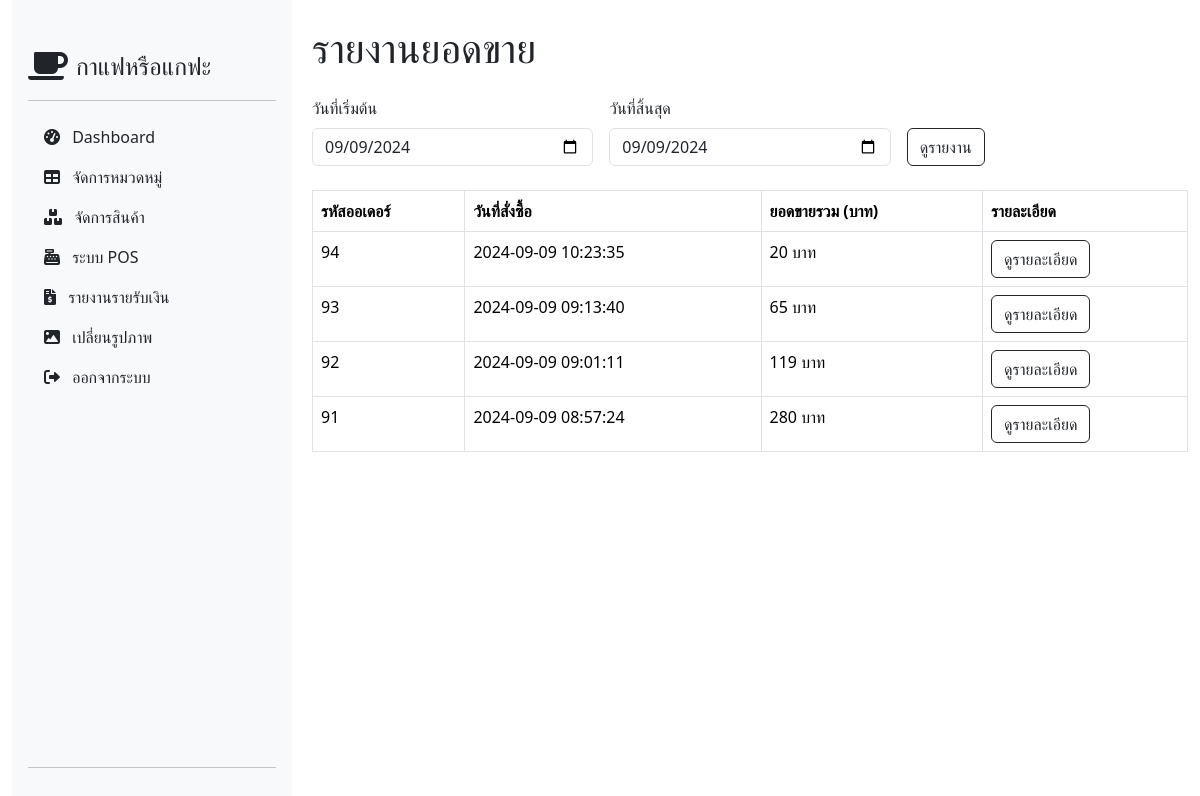
Page /report.php (signed in) on the committed database.
### tables this page shows
CREATE TABLE `orders` (
  `order_id` int(11) NOT NULL,
  `order_date` datetime NOT NULL,
  `total_amount` decimal(10,2) NOT NULL,
  `tax_amount` decimal(10,2) DEFAULT NULL,
  `discount_amount` decimal(10,2) DEFAULT NULL
);

### function/get_coffeeapp.php (called while the page is built, shortened)
<?php
class CoffeeApp extends Config
{
    public static function getSalesReport($startDate = null, $endDate = null)
    {
        $pdo = self::connect();
        try {
            $stmt = $pdo->prepare("
                SELECT
                    o.order_id,
                    o.order_date,
                    p.coffee_name,
                    o.total_amount,
                    oi.unit_price,
                    SUM(oi.quantity) AS total_quantity,
                    SUM(oi.total_price) AS total_sales
                FROM order_items oi
                JOIN coffees p ON oi.coffee_id = p.coffee_id
                JOIN orders o ON oi.order_id = o.order_id
                WHERE DATE(o.order_date) BETWEEN :startDate AND :endDate
                GROUP BY o.order_id, o.order_date, p.coffee_name
                ORDER BY o.order_date DESC, total_sales DESC
            ");
            $stmt->bindParam(':startDate', $startDate);
            $stmt->bindParam(':endDate', $endDate);
            $stmt->execute();
            $salesReport = $stmt->fetchAll(PDO::FETCH_ASSOC);
            return ['status' => 'success', 'data' => $salesReport];
        } catch (PDOException $e) {
            return ['status' => 'error', 'message' => $e->getMessage()];
        }
    }
}
?>

### report.php (the view, shortened to what this page needs)
<?php
include 'function/get_coffeeapp.php';
$startDate = isset($_GET['start_date']) ? $_GET['start_date'] : date('Y-m-d');
$endDate = isset($_GET['end_date']) ? $_GET['end_date'] : date('Y-m-d');
$result = CoffeeApp::getSalesReport($startDate, $endDate);
?>
<!doctype html>
<html lang="en">
<head>
    <link href="https://cdn.jsdelivr.net/npm/bootstrap@5.3.3/dist/css/bootstrap.min.css" rel="stylesheet">
    <link href="https://cdnjs.cloudflare.com/ajax/libs/font-awesome/6.0.0-beta3/css/all.min.css" rel="stylesheet">
    <link rel="stylesheet" href="https://cdn.datatables.net/1.11.5/css/dataTables.bootstrap5.min.css">
</head>
<body>
    <div class="container-fluid">
        <div class="row">
            <div class="col-md-3 sidebar">
                <?php include 'components/sideBar.php'; ?>
            </div>
            <div class="col-md-9">
                <h1 class="my-4">รายงานยอดขาย</h1>
                <form method="GET" class="mb-4">
                    <div class="row g-3 align-items-center">
                        <div class="col-md-4">
                            <label for="start_date" class="form-label">วันที่เริ่มต้น</label>
                            <input type="date" id="start_date" name="start_date" class="form-control" value="<?php echo htmlspecialchars($startDate); ?>">
                        </div>
                        <div class="col-md-4">
                            <label for="end_date" class="form-label">วันที่สิ้นสุด</label>
                            <input type="date" id="end_date" name="end_date" class="form-control" value="<?php echo htmlspecialchars($endDate); ?>">
                        </div>
                        <div class="col-md-2 align-self-end">
                            <button type="submit" class="btn btn-outline-dark">ดูรายงาน</button>
                        </div>
                    </div>
                </form>
                <?php if ($result['status'] === 'success') : ?>
                    <div class="table-responsive">
                        <table id="sales-report" class="table table-bordered">
                            <thead class="table">
                                <tr>
                                    <th>รหัสออเดอร์</th>
                                    <th>วันที่สั่งซื้อ</th>
                                    <th>ยอดขายรวม (บาท)</th>
                                    <th>รายละเอียด</th>
                                </tr>
                            </thead>
                            <tbody>
                                <?php
                                $currentOrderId = null;
                                foreach ($result['data'] as $row) :
                                    if ($currentOrderId !== $row['order_id']) :
                                        if ($currentOrderId !== null) : ?>
                    </td>
                    </tr>
                <?php endif;
                                        $currentOrderId = $row['order_id']; ?>
                <tr>
                    <td><?php echo htmlspecialchars($row['order_id']); ?></td>
                    <td><?php echo htmlspecialchars($row['order_date']); ?></td>
                    <td><?php echo htmlspecialchars(number_format($row['total_amount'])); ?> บาท</td>
                    <td>
                        <button class="btn btn-outline-dark" type="button" data-bs-toggle="collapse" data-bs-target="#order-<?php echo $row['order_id']; ?>" aria-expanded="false" aria-controls="order-<?php echo $row['order_id']; ?>">
                            ดูรายละเอียด
                        </button>
                                <?php endif; ?>
                            <?php endforeach; ?>
                    </td>
                </tr>
                <?php if ($currentOrderId !== null) : ?>
                    </tbody>
                    </table>
            </div>
        <?php endif; ?>
        </div>
    <?php else : ?>
        <div class="alert alert-danger">
            <?php echo htmlspecialchars($result['message']); ?>
        </div>
    <?php endif; ?>
    </div>
    </div>
</body>
</html>

### components/sideBar.php (style rules this page uses)
.sidebar { height: 100vh; }

### rows in the picture
orders: order_id "94", order_date "2024-09-09 10:23:35", total_amount "20"
orders: order_id "93", order_date "2024-09-09 09:13:40", total_amount "65"
orders: order_id "92", order_date "2024-09-09 09:01:11", total_amount "119"
orders: order_id "91", order_date "2024-09-09 08:57:24", total_amount "280"
